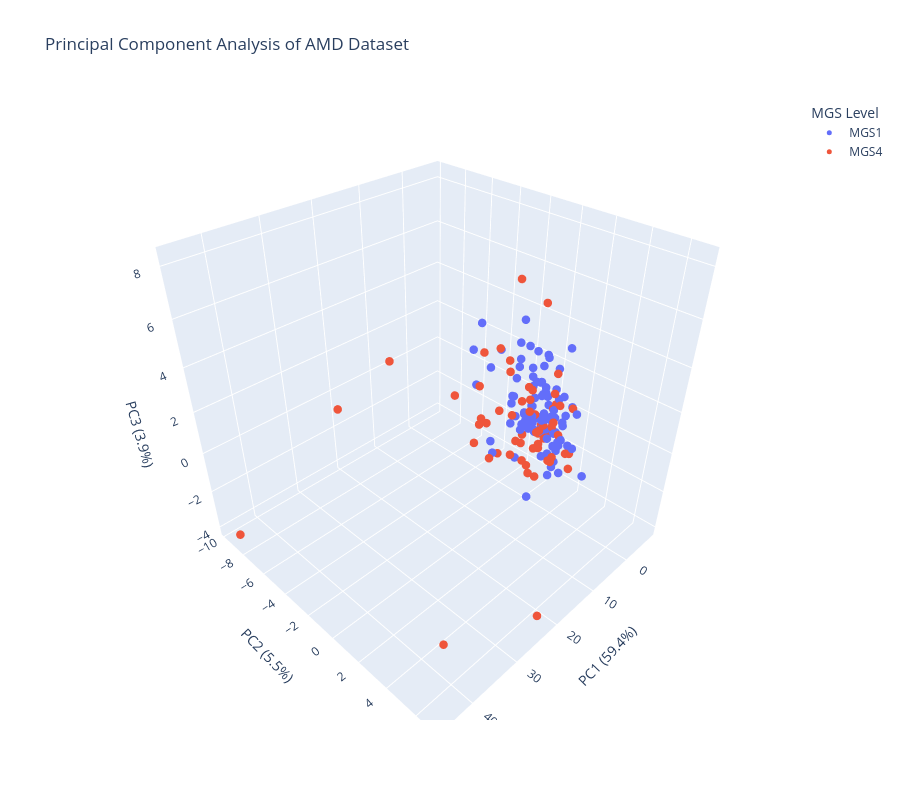

Notebook source saved alongside this figure:
### Code cell
# 3 componenets
PCA_AMD = PCA(n_components=3)
experiment1 = PCA_AMD.fit_transform(working_data)

principal_AMD_df = pd.DataFrame(experiment1, columns=["PC1", "PC2", "PC3"])
principal_AMD_df["mgs_level"] = data_levels
principal_AMD_df = principal_AMD_df[principal_AMD_df["mgs_level"].isin(["MGS1", "MGS4"])]

explained = PCA_AMD.explained_variance_ratio_ * 100

fig = px.scatter_3d(
    principal_AMD_df,
    x="PC1",
    y="PC2",
    z="PC3",
    color="mgs_level",
    title="Principal Component Analysis of AMD Dataset",
    labels={
        "PC1": f"PC1 ({explained[0]:.1f}%)",
        "PC2": f"PC2 ({explained[1]:.1f}%)",
        "PC3": f"PC3 ({explained[2]:.1f}%)",
        "mgs_level": "MGS Level"
    },
    hover_data=["mgs_level"]
)

fig.update_traces(marker=dict(size=5))
fig.update_layout(width=900, height=800)
fig.show()

### Figure 1 — Plotly figure (JSON) as saved in the notebook; plotly's stock layout.template omitted (floating-point values rounded to 4 significant figures)
{"data": [{"customdata": [["MGS1"], ["MGS1"], ["MGS1"], ["MGS1"], ["MGS1"], ["MGS1"], ["MGS1"], ["MGS1"], ["MGS1"], ["MGS1"], ["MGS1"], ["MGS1"], ["MGS1"], ["MGS1"], ["MGS1"], ["MGS1"], ["MGS1"], ["MGS1"], ["MGS1"], ["MGS1"], ["MGS1"], ["MGS1"], ["MGS1"], ["MGS1"], ["MGS1"], ["MGS1"], ["MGS1"], ["MGS1"], ["MGS1"], ["MGS1"], ["MGS1"], ["MGS1"], ["MGS1"], ["MGS1"], ["MGS1"], ["MGS1"], ["MGS1"], ["MGS1"], ["MGS1"], ["MGS1"], ["MGS1"], ["MGS1"], ["MGS1"], ["MGS1"], ["MGS1"], ["MGS1"], ["MGS1"], ["MGS1"], ["MGS1"], ["MGS1"], ["MGS1"], ["MGS1"], ["MGS1"], ["MGS1"], ["MGS1"], ["MGS1"], ["MGS1"], ["MGS1"], ["MGS1"], ["MGS1"], ["MGS1"], ["MGS1"], ["MGS1"], ["MGS1"], ["MGS1"], ["MGS1"], ["MGS1"], ["MGS1"], ["MGS1"], ["MGS1"], ["MGS1"], ["MGS1"], ["MGS1"], ["MGS1"], ["MGS1"], ["MGS1"], ["MGS1"], ["MGS1"], ["MGS1"], ["MGS1"], ["MGS1"], ["MGS1"], ["MGS1"], ["MGS1"], ["MGS1"], ["MGS1"], ["MGS1"], ["MGS1"], ["MGS1"], ["MGS1"], ["MGS1"], ["MGS1"], ["MGS1"], ["MGS1"], ["MGS1"], ["MGS1"], ["MGS1"], ["MGS1"], ["MGS1"], ["MGS1"], ["MGS1"], ["MGS1"], ["MGS1"], ["MGS1"], ["MGS1"]], "hovertemplate": "MGS Level=%{customdata[0]}<br>PC1 (59.4%)=%{x}<br>PC2 (5.5%)=%{y}<br>PC3 (3.9%)=%{z}<extra></extra>", "legendgroup": "MGS1", "marker": {"color": "#636efa", "size": 5, "symbol": "circle"}, "mode": "markers", "name": "MGS1", "scene": "scene", "showlegend": true, "type": "scatter3d", "x": [-2.697, -0.2287, -4.215, -2.794, -3.993, -4.731, -5.327, -5.444, 2.565, 1.819, -6.579, -5.389, -5.836, -3.125, -0.8328, -2.801, 2.201, -2.326, -2.887, -2.873, 0.9873, -7.217, -4.671, -3.195, -5.995, -4.224, -2.966, -1.082, -1.545, -2.616, -1.563, -0.5449, -3.438, -4.117, -4.915, -0.05748, -3.507, -6.753, -2.917, -0.9691, 2.845, -0.7106, -4.685, -3.749, -2.904, -3.353, -4.402, -2.014, -2.406, -2.304, 0.3231, -3.846, -0.6821, 1.177, -2.108, -6.108, -3.168, -4.331, -2.273, 1.062, -4.147, -4.603, -3.966, -5.106, -5.37, -2.074, -0.3617, -3.53, 6.503, -6.099, 0.0201, 1.949, -3.889, -2.811, 0.3411, -0.433, -2.675, -3.54, 4.006, -5.157, -0.9344, -0.6873, -3.99, -5.325, -3.023, 1.981, -5.607, 0.8672, -4.437, -4.69, -2.907, 7.59, -5.625, -4.087, 0.01754, -2.264, -2.955, -4.509, -3.772, 0.2244, -2.905, 0.5486, -5.018, -3.123, 0.6994], "y": [-1.513, 0.1851, -0.1252, -0.3107, -0.7122, -0.354, -1.523, -1.074, -0.3653, -3.677, -1.523, -1.184, -2.603, -0.1268, -1.129, -0.4902, -1.843, -2.018, -0.749, -0.6233, -0.8212, -1.801, -1.336, -0.8141, -2.547, -0.04983, -2.134, 3.601, 1.172, 0.2688, 1.401, 1.131, 0.04097, 1.345, -0.4419, -1.316, 1.462, -0.3333, 0.1237, -0.1256, 0.8343, -0.8472, -0.3702, 0.9976, 0.324, 0.6185, 0.9315, 2.252, 1.152, -0.9666, -3.026, -0.3254, -0.2669, 0.361, -1.104, -0.3111, 0.1985, 1.237, 1.609, 2.518, 0.7174, -0.1434, -0.9322, 0.7049, -0.7389, 0.1675, 1.838, 1.025, 4.266, 0.8805, 2.955, 2.199, 1.16, 2.076, -0.3905, 1.596, 1.49, 0.2387, -0.07153, 0.4345, 1.155, 2.125, -0.9529, 0.5054, 0.04476, 2.102, -2.808, -2.45, -1.532, 1.093, -0.05285, 3.728, -1.679, -0.2761, 0.8498, -4.534, -5.314, -0.9025, 0.179, -2.817, 0.9833, 1.65, 0.4258, 0.4071, 0.9112], "z": [4.007, -0.5566, 2.633, -1.201, 1.143, 0.5383, -1.058, 0.01917, 3.048, 0.601, 0.3577, -0.4623, 0.4832, -0.4591, -2.736, -0.7831, 2.983, -0.2593, -1.069, -0.3604, 3.506, 1.146, -1.241, 1.453, -1.59, -0.2937, 0.01892, -1.768, 0.6436, 1.349, -2.287, -0.7215, -1.064, 3.417, -1.412, 0.621, -0.2907, -0.2432, -1.037, -0.4727, -3.623, -1.047, -0.6643, -0.891, -2.327, -0.1235, -2.581, 1.144, -0.6798, 2.987, 1.545, 1.279, -0.7526, 0.3575, -1.022, 0.283, 0.9649, -0.3044, 1.391, 1.182, 2.245, 2.456, -0.1739, -1.126, 0.9479, 0.9457, -1.052, 0.9229, 2.556, -0.6494, -0.4312, -0.3467, -1.335, -1.006, 0.08805, -0.9386, -1.22, -0.4219, 2.931, 1.022, -1.569, -2.185, -0.6149, -0.4472, -0.9671, -0.3882, -2.055, -2.794, -0.8205, -1.252, 2.26, 1.285, -1.467, -0.6409, 1.649, 3.03, 1.388, 2.541, -0.9921, -2.358, -0.7222, -2.343, -0.7295, -0.8292, 0.2979]}, {"customdata": [["MGS4"], ["MGS4"], ["MGS4"], ["MGS4"], ["MGS4"], ["MGS4"], ["MGS4"], ["MGS4"], ["MGS4"], ["MGS4"], ["MGS4"], ["MGS4"], ["MGS4"], ["MGS4"], ["MGS4"], ["MGS4"], ["MGS4"], ["MGS4"], ["MGS4"], ["MGS4"], ["MGS4"], ["MGS4"], ["MGS4"], ["MGS4"], ["MGS4"], ["MGS4"], ["MGS4"], ["MGS4"], ["MGS4"], ["MGS4"], ["MGS4"], ["MGS4"], ["MGS4"], ["MGS4"], ["MGS4"], ["MGS4"], ["MGS4"], ["MGS4"], ["MGS4"], ["MGS4"], ["MGS4"], ["MGS4"], ["MGS4"], ["MGS4"], ["MGS4"], ["MGS4"], ["MGS4"], ["MGS4"], ["MGS4"], ["MGS4"], ["MGS4"], ["MGS4"], ["MGS4"], ["MGS4"], ["MGS4"], ["MGS4"], ["MGS4"], ["MGS4"], ["MGS4"], ["MGS4"], ["MGS4"]], "hovertemplate": "MGS Level=%{customdata[0]}<br>PC1 (59.4%)=%{x}<br>PC2 (5.5%)=%{y}<br>PC3 (3.9%)=%{z}<extra></extra>", "legendgroup": "MGS4", "marker": {"color": "#EF553B", "size": 5, "symbol": "circle"}, "mode": "markers", "name": "MGS4", "scene": "scene", "showlegend": true, "type": "scatter3d", "x": [-0.3101, -2.294, -0.6618, 2.425, -0.9905, 6.061, -1.355, -3.385, -2.724, 19.49, -1.492, 3.79, 3.334, 15.93, 0.03864, 19.88, -2.69, 8.168, -3.895, -4.258, 3.822, -0.6693, -4.175, 4.462, 0.3769, -0.4222, 5.4, -3.674, -3.081, 2.316, -2.039, -0.3267, -3.519, 2.338, 23.45, -1.664, 0.4691, 5.076, 3.825, 1.073, -3.092, -0.4906, 3.026, 9.844, 2.437, 4.647, 9.089, 1.007, 45.56, -0.378, 1.782, 6.173, 3.136, 2.288, 2.999, 5.013, -2.826, 13.9, 20.22, 2.716, 40.16], "y": [-0.637, -1.903, 0.5032, 2.081, -3.924, -2.183, -2.0, -1.503, -0.6618, -4.903, -0.4833, 1.287, 0.8944, 2.586, -1.731, -9.717, 0.9113, -1.675, 0.6146, -0.1936, 2.343, 0.8879, 0.3498, 0.993, 2.88, 2.781, 1.691, 0.829, -0.07518, 1.147, 0.244, 0.2846, -0.01986, 1.95, 6.846, -0.09189, 1.979, 2.554, 2.425, -0.03204, 0.2408, -2.439, 3.169, 2.175, -2.605, -2.442, 2.703, 2.169, -8.975, -2.365, 3.059, -4.102, -1.656, -0.4016, 0.3179, 2.754, -1.176, 0.7398, 1.4, -0.6241, 5.533], "z": [-1.644, -0.8592, -0.5657, 0.844, 1.873, -0.4598, 1.49, -0.08391, 0.872, 3.19, 0.5801, 6.07, -2.177, 8.294, 2.279, -0.8592, -0.4582, 1.914, 0.2389, -0.9677, 3.394, -0.8218, -1.19, -1.549, -0.6809, -1.634, 0.5752, 0.564, -1.239, -2.399, -1.783, -1.564, -0.9792, -1.177, -3.585, -0.06099, 1.403, 2.699, -0.8317, 1.662, -0.6815, -0.6005, -0.204, 2.296, -0.99, -0.4111, 0.8803, 0.07446, -4.072, -2.955, 1.813, 0.3646, 3.188, -1.102, -1.773, -0.2966, -1.704, -0.0128, 1.833, -1.895, -2.535]}], "layout": {"height": 800, "legend": {"title": {"text": "MGS Level"}, "tracegroupgap": 0}, "scene": {"domain": {"x": [0, 1], "y": [0, 1]}, "xaxis": {"title": {"text": "PC1 (59.4%)"}}, "yaxis": {"title": {"text": "PC2 (5.5%)"}}, "zaxis": {"title": {"text": "PC3 (3.9%)"}}}, "title": {"text": "Principal Component Analysis of AMD Dataset"}, "width": 900}}
